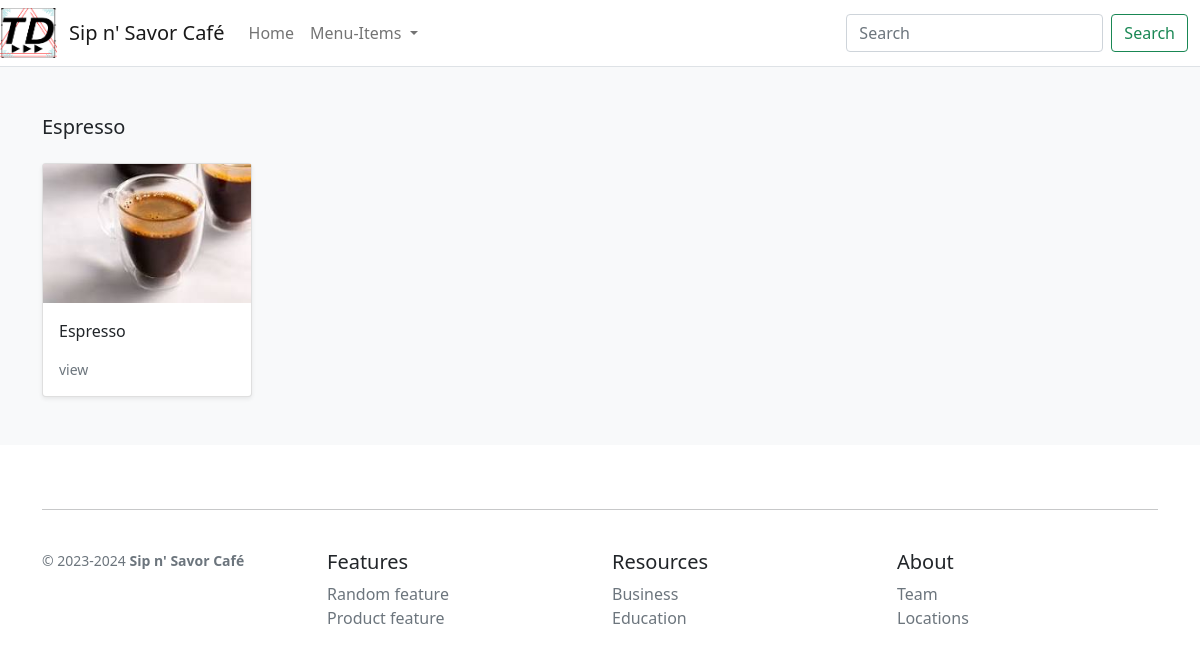
The app's page /search/espresso/ with its own data.
### store/models.py (models this page shows, shortened)
class Category(models.Model):
    name = models.CharField(max_length=255, db_index=True)
    slug = models.SlugField(max_length=255, unique=True)
    class Meta:
        verbose_name_plural = 'categories'
    def get_absolute_url(self):
        return reverse('store:category_list', args=[self.slug])

class Product(models.Model):
    category = models.ForeignKey(Category, related_name='product', on_delete=models.SET_NULL, null=True)
    created_by = models.ForeignKey(User, on_delete=models.SET_NULL, null=True, related_name='product_creator')
    title = models.CharField(max_length=255)
    author = models.CharField(max_length=255, default='admin')
    description = models.TextField(blank=True)
    image = models.ImageField(upload_to='images/')
    slug = models.SlugField(max_length=255)
    price = models.DecimalField(max_digits=6, decimal_places=2)
    in_stock = models.BooleanField(default=True)
    is_active = models.BooleanField(default=True)
    created = models.DateTimeField(auto_now_add=True)
    updated = models.DateTimeField(auto_now=True)
    objects = models.Manager()
    products = ProductManager()
    class Meta:
        verbose_name_plural = 'Products'
        ordering = ('-created',)
    def get_absolute_url(self):
        return reverse('store:product_detail', args=[self.slug])

### store/views.py (the view)
# urls.py: path('search/<slug:category_slug>/', views.category_list, name='category_list'),
def category_list(request, category_slug=None):
    category = get_object_or_404(Category, slug=category_slug)
    products = Product.objects.filter(category=category)
    return render(request, 'store/products/category.html', {'category': category, 'products': products})

### store/views.py (called while the page is built)
def categories(request):
    return {
        'categories': Category.objects.all()
    }

### store/templates/store/products/category.html (shortened to what this page needs)
{% extends "../base.html" %}
{% load static %}
{% block content %}
<main>
  <div class="album py-5 bg-light">
    <div class="container">
      <div class="pb-3 h5">{{category.name|title}}</div>
      <div class="row row-cols-1 row-cols-sm-2 row-cols-md-5 g-3">
        {% for product in products %}
        <div class="col">
          <div class="card shadow-sm">
          <img class="img-fluid" alt="Responsive image" src="{{ product.image.url }}">
            <div class="card-body">
              <p class="card-text">
                <a class="text-dark text-decoration-none" href="{{ product.get_absolute_url }}">{{ product.title }}</a>
              </p>
              <div class="d-flex justify-content-between align-items-center">
                <small class="text-muted">view</small>
              </div>
            </div>
          </div>
        </div>
        {% endfor %}
      </div>
    </div>
  </div>
</main>
{% endblock %}

### static/css/styles.css (style rules this page uses)
body { margin: 0; padding: 0; }

### records on screen
Category: name "Espresso"
Product: image (picture), title "Espresso"
